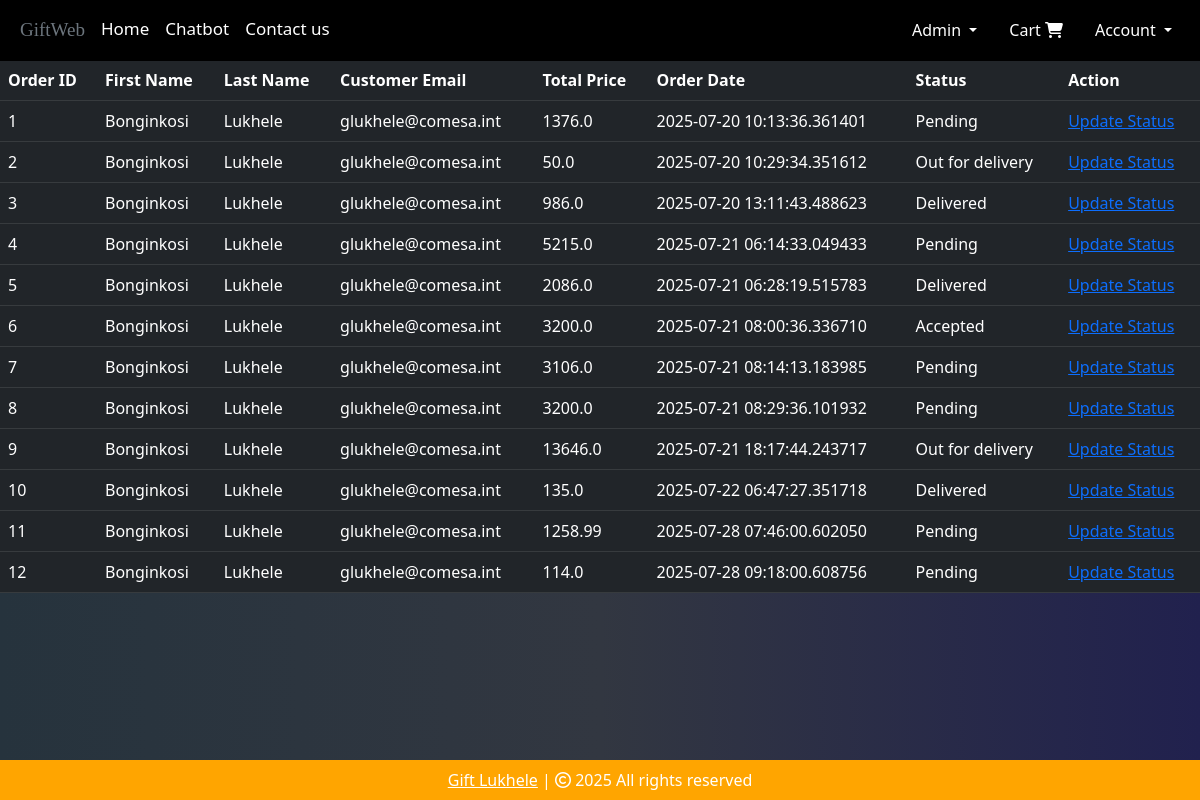
The app's page /view-orders (signed in) with its own data.
### mywebapp/models.py (models this page shows, shortened)
class Order(db.Model):
    __tablename__ = 'orders'
    order_id = db.Column(db.Integer, primary_key=True, autoincrement=True)
    customer_id = db.Column(db.Integer, db.ForeignKey('customers.customer_id'), nullable=False)
    order_date = db.Column(db.DateTime, default=datetime.utcnow)
    status = db.Column(db.String(100), nullable=False, default='Pending')
    total_amount = db.Column(db.Float, nullable=False, default=0)
    order_items = db.relationship('OrderItem', backref='order')

class Customer(db.Model, UserMixin):
    __tablename__ = 'customers'
    customer_id = db.Column(db.Integer, primary_key=True, autoincrement=True)
    first_name = db.Column(db.String(100), nullable=False)
    last_name = db.Column(db.String(100), nullable=False)
    email = db.Column(db.String(100), unique=True, nullable=False)
    password_hash = db.Column(db.String(150), nullable=False)
    created_at = db.Column(db.DateTime, default=datetime.utcnow)
    usertype= db.Column(db.Integer)
    reviews = db.relationship('ChatbotReview', backref='customer')
    orders = db.relationship('Order', backref='customer')
    cart = db.relationship('Cart', uselist=False, backref='customer')
    @property
    def password(self):
        raise AttributeError('Password is not a readable Attribute')

### mywebapp/admin.py (the view)
@admin.route('/view-orders')
@login_required
def order_view():
    if current_user.usertype == 1:
        orders = Order.query.all()
        return render_template('view_orders.html', orders=orders)
    return render_template('404.html')

### mywebapp/templates/view_orders.html (shortened to what this page needs)
{% extends 'base.html' %}
{% block body %}
<table class="table table-dark table-hover" style="margin-top: 10px">
    <thead>
        <tr>
            <th scope="col">Order ID</th>
            <th scope="col">First Name</th>
            <th scope="col">Last Name</th>
            <th scope="col">Customer Email</th>
            <th scope="col">Total Price</th>
            <th scope="col">Order Date</th>
            <th scope="col">Status</th>
            <th scope="col">Action</th>
        </tr>
    </thead>
    <tbody>
        {% for order in orders %}
        <tr>
            <td>{{ order.order_id }}</td>
            <td>{{ order.customer.first_name}}</td>
            <td>{{ order.customer.last_name}}</td>
            <td>{{ order.customer.email }}</td>
            <td>{{ order.total_amount }}</td>
              <td>{{ order.order_date }}</td>
            <td>{{ order.status}}</td>
            <td>
                <a href="/update-order/{{ order.order_id }}">Update Status</a>
            </td>
        </tr>
        {% endfor %}
    </tbody>
</table>
{% endblock %}

### mywebapp/static/css/style.css (style rules this page uses)
html, body { height: 100%; margin: 0; padding: 0; display: flex; flex-direction: column; background: linear-gradient(to right, rgb(38, 51, 61), rgb(50, 55, 65), rgb(33, 33, 78)); }

### records on screen
Order: order_id "1", customer.first_name "Bonginkosi", customer.last_name "Lukhele", customer.email "glukhele@comesa.int", total_amount "1376.0", order_date "2025-07-20 10:13:36.361401", status "Pending"
Order: order_id "2", customer.first_name "Bonginkosi", customer.last_name "Lukhele", customer.email "glukhele@comesa.int", total_amount "50.0", order_date "2025-07-20 10:29:34.351612", status "Out for delivery"
Order: order_id "3", customer.first_name "Bonginkosi", customer.last_name "Lukhele", customer.email "glukhele@comesa.int", total_amount "986.0", order_date "2025-07-20 13:11:43.488623", status "Delivered"
Order: order_id "4", customer.first_name "Bonginkosi", customer.last_name "Lukhele", customer.email "glukhele@comesa.int", total_amount "5215.0", order_date "2025-07-21 06:14:33.049433", status "Pending"
Order: order_id "5", customer.first_name "Bonginkosi", customer.last_name "Lukhele", customer.email "glukhele@comesa.int", total_amount "2086.0", order_date "2025-07-21 06:28:19.515783", status "Delivered"
Order: order_id "6", customer.first_name "Bonginkosi", customer.last_name "Lukhele", customer.email "glukhele@comesa.int", total_amount "3200.0", order_date "2025-07-21 08:00:36.336710", status "Accepted"
Order: order_id "7", customer.first_name "Bonginkosi", customer.last_name "Lukhele", customer.email "glukhele@comesa.int", total_amount "3106.0", order_date "2025-07-21 08:14:13.183985", status "Pending"
Order: order_id "8", customer.first_name "Bonginkosi", customer.last_name "Lukhele", customer.email "glukhele@comesa.int", total_amount "3200.0", order_date "2025-07-21 08:29:36.101932", status "Pending"
Order: order_id "9", customer.first_name "Bonginkosi", customer.last_name "Lukhele", customer.email "glukhele@comesa.int", total_amount "13646.0", order_date "2025-07-21 18:17:44.243717", status "Out for delivery"
Order: order_id "10", customer.first_name "Bonginkosi", customer.last_name "Lukhele", customer.email "glukhele@comesa.int", total_amount "135.0", order_date "2025-07-22 06:47:27.351718", status "Delivered"
Order: order_id "11", customer.first_name "Bonginkosi", customer.last_name "Lukhele", customer.email "glukhele@comesa.int", total_amount "1258.99", order_date "2025-07-28 07:46:00.602050", status "Pending"
Order: order_id "12", customer.first_name "Bonginkosi", customer.last_name "Lukhele", customer.email "glukhele@comesa.int", total_amount "114.0", order_date "2025-07-28 09:18:00.608756", status "Pending"
